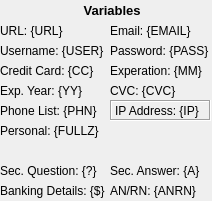
   <widget class="QFrame" name="variable_frame">
    <property name="geometry">
     <rect>
      <x>760</x>
      <y>190</y>
      <width>212</width>
      <height>201</height>
     </rect>
    </property>
    <property name="toolTip">
     <string>These variables is what you will be using when requesting logs in a specific format.</string>
    </property>
    <property name="autoFillBackground">
     <bool>false</bool>
    </property>
    <property name="frameShape">
     <enum>QFrame::NoFrame</enum>
    </property>
    <property name="frameShadow">
     <enum>QFrame::Sunken</enum>
    </property>
    <widget class="QLabel" name="variables_label">
     <property name="geometry">
      <rect>
       <x>80</x>
       <y>0</y>
       <width>71</width>
       <height>21</height>
      </rect>
     </property>
     <property name="font">
      <font>
       <pointsize>10</pointsize>
       <bold>true</bold>
      </font>
     </property>
     <property name="text">
      <string> Variables</string>
     </property>
    </widget>
    <widget class="QLabel" name="url_variable_label">
     <property name="geometry">
      <rect>
       <x>0</x>
       <y>20</y>
       <width>111</width>
       <height>21</height>
      </rect>
     </property>
     <property name="text">
      <string>URL: {URL}</string>
     </property>
    </widget>
    <widget class="QLabel" name="variable_text_username">
     <property name="geometry">
      <rect>
       <x>0</x>
       <y>40</y>
       <width>111</width>
       <height>21</height>
      </rect>
     </property>
     <property name="text">
      <string>Username: {USER}</string>
     </property>
    </widget>
    <widget class="QLabel" name="variable_text_password">
     <property name="geometry">
      <rect>
       <x>110</x>
       <y>40</y>
       <width>101</width>
       <height>21</height>
      </rect>
     </property>
     <property name="text">
      <string>Password: {PASS}</string>
     </property>
    </widget>
    <widget class="QLabel" name="variable_text_email">
     <property name="geometry">
      <rect>
       <x>110</x>
       <y>20</y>
       <width>101</width>
       <height>21</height>
      </rect>
     </property>
     <property name="text">
      <string>Email: {EMAIL}</string>
     </property>
    </widget>
    <widget class="QLabel" name="variable_text_ip">
     <property name="geometry">
      <rect>
       <x>110</x>
       <y>100</y>
       <width>101</width>
       <height>21</height>
      </rect>
     </property>
     <property name="frameShape">
      <enum>QFrame::Box</enum>
     </property>
     <property name="frameShadow">
      <enum>QFrame::Sunken</enum>
     </property>
     <property name="text">
      <string>IP Address: {IP}</string>
     </property>
    </widget>
    <widget class="QLabel" name="creditcard_variable_label">
     <property name="geometry">
      <rect>
       <x>0</x>
       <y>60</y>
       <width>111</width>
       <height>21</height>
      </rect>
     </property>
     <property name="text">
      <string>Credit Card: {CC}</string>
     </property>
    </widget>
    <widget class="QLabel" name="variable_text_cvc">
     <property name="geometry">
      <rect>
       <x>110</x>
       <y>80</y>
       <width>101</width>
       <height>21</height>
      </rect>
     </property>
     <property name="text">
      <string>CVC: {CVC}</string>
     </property>
    </widget>
    <widget class="QLabel" name="variable_text_anrn">
     <property name="geometry">
      <rect>
       <x>110</x>
       <y>180</y>
       <width>101</width>
       <height>21</height>
      </rect>
     </property>
     <property name="text">
      <string>AN/RN: {ANRN}</string>
     </property>
    </widget>
    <widget class="QLabel" name="variable_text_fullz">
     <property name="geometry">
      <rect>
       <x>0</x>
       <y>120</y>
       <width>111</width>
       <height>21</height>
      </rect>
     </property>
     <property name="text">
      <string>Personal: {FULLZ}</string>
     </property>
    </widget>
    <widget class="QLabel" name="variable_text_phone">
     <property name="geometry">
      <rect>
       <x>0</x>
       <y>100</y>
       <width>111</width>
       <height>21</height>
      </rect>
     </property>
     <property name="text">
      <string>Phone List: {PHN}</string>
     </property>
    </widget>
    <widget class="QLabel" name="creditcard_variable_label_3">
     <property name="geometry">
      <rect>
       <x>110</x>
       <y>60</y>
       <width>101</width>
       <height>21</height>
      </rect>
     </property>
     <property name="text">
      <string>Experation: {MM}</string>
     </property>
    </widget>
    <widget class="QLabel" name="creditcard_variable_label_4">
     <property name="geometry">
      <rect>
       <x>0</x>
       <y>80</y>
       <width>111</width>
       <height>21</height>
      </rect>
     </property>
     <property name="text">
      <string>Exp. Year: {YY}</string>
     </property>
    </widget>
    <widget class="QLabel" name="variable_text_fullz_3">
     <property name="geometry">
      <rect>
       <x>0</x>
       <y>160</y>
       <width>111</width>
       <height>21</height>
      </rect>
     </property>
     <property name="text">
      <string>Sec. Question: {?}</string>
     </property>
    </widget>
    <widget class="QLabel" name="variable_text_fullz_4">
     <property name="geometry">
      <rect>
       <x>110</x>
       <y>160</y>
       <width>101</width>
       <height>21</height>
      </rect>
     </property>
     <property name="text">
      <string>Sec. Answer: {A}</string>
     </property>
    </widget>
    <widget class="QLabel" name="variable_text_fullz_5">
     <property name="geometry">
      <rect>
       <x>0</x>
       <y>180</y>
       <width>111</width>
       <height>21</height>
      </rect>
     </property>
     <property name="text">
      <string>Banking Details: {$}</string>
     </property>
    </widget>
   </widget>
